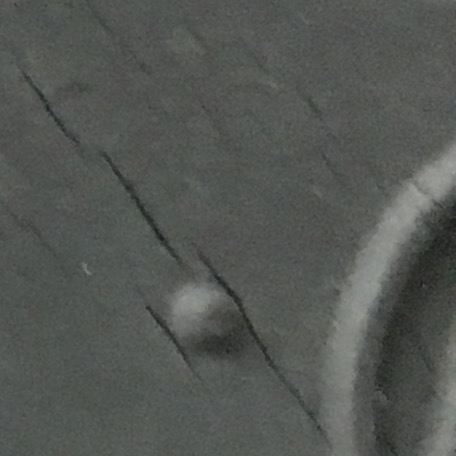
#> input picture defect_data/defective_train/Defective (141).jpg, 456 x 456 px; its folder holds only this picture in this run
$ python make_mask.py
#> lines starting #> are read from the running program, lines starting #| are printed output that depends on the picture; after the words box and inside, x2 and y2 are one past the last pixel; in counts of white or black regions, pixels touching at a corner belong together
import os
import cv2
import numpy as np

def create_crack_mask(image_path):
    img = cv2.imread(image_path)
#> img is the input picture: shape (456, 456, 3); mean B, G, R 83.8, 87.1, 84.3
    gray = cv2.cvtColor(img, cv2.COLOR_BGR2GRAY)

    # 1. CLAHE로 대비 향상 (clipLimit 증가)
    clahe = cv2.createCLAHE(clipLimit=4.0, tileGridSize=(8, 8))
    gray = clahe.apply(gray)
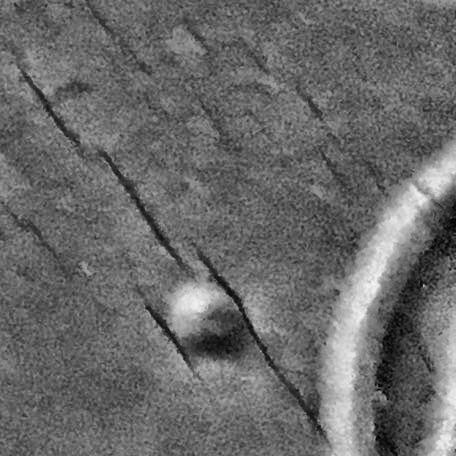
#> gray: shape (456, 456); min 5, max 241, mean 105.3

    # 2. Gaussian Blur로 노이즈 제거 (커널 크기 조정)
    blurred = cv2.GaussianBlur(gray, (5, 5), 0)

    # 3. Adaptive Thresholding 적용
    binary = cv2.adaptiveThreshold(blurred, 255, cv2.ADAPTIVE_THRESH_GAUSSIAN_C, cv2.THRESH_BINARY, 11, 2)
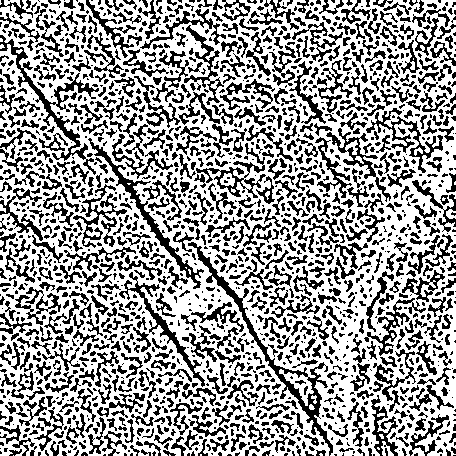
#> binary: shape (456, 456); 61.7% white; 1726 black regions (886 under 20 px), largest, box (x1, y1, x2, y2) and area: (188, 242, 333, 456) 2039, (0, 35, 99, 175) 1646, (88, 138, 204, 289) 1276

    # 4. Canny Edge Detection 최적화
    edges = cv2.Canny(binary, threshold1=10, threshold2=50)
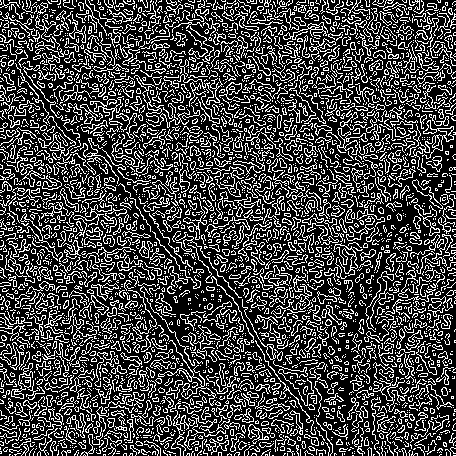
#> edges: shape (456, 456); 26.9% white in thin lines or dots

    # 5. Morphological Closing으로 균열 연결 (iterations 증가)
    kernel = np.ones((3, 3), np.uint8)
    closed = cv2.morphologyEx(edges, cv2.MORPH_CLOSE, kernel, iterations=3)
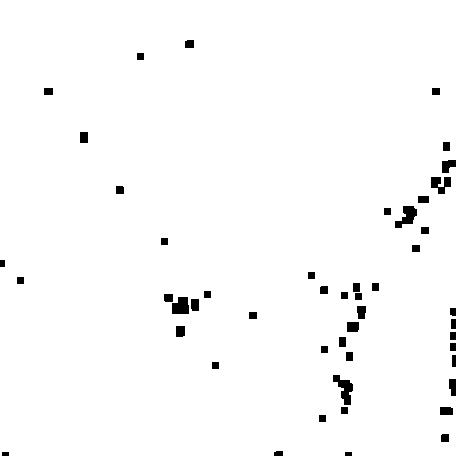
#> closed: shape (456, 456); 98.2% white; 49 black regions, largest, box (x1, y1, x2, y2) and area: (333, 375, 353, 405) 295, (395, 206, 417, 228) 263, (172, 297, 189, 314) 245

    # 6. Morphological Dilation 추가하여 균열 강조
    kernel_dilate = np.ones((3, 3), np.uint8)
    dilated = cv2.dilate(closed, kernel_dilate, iterations=1)
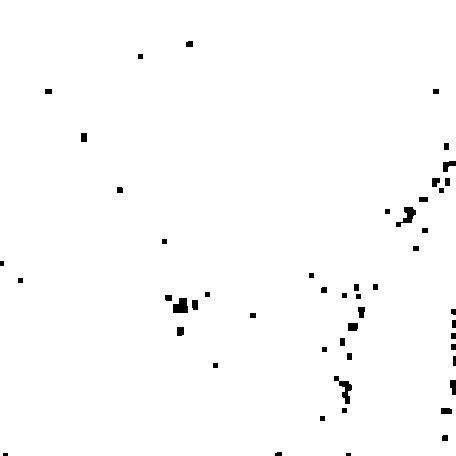
#> dilated: shape (456, 456); 98.9% white; 51 black regions (2 under 20 px), largest, box (x1, y1, x2, y2) and area: (334, 376, 352, 404) 189, (173, 298, 188, 313) 181, (396, 207, 416, 227) 173

    # 7. 바이너리 마스크 생성
    mask = np.where(dilated > 0, 255, 0).astype(np.uint8)
    return mask

def generate_masks(image_dir, mask_dir):
    os.makedirs(mask_dir, exist_ok=True)
    for filename in os.listdir(image_dir):
        if filename.lower().endswith(('.png', '.jpg', '.jpeg')):
            image_path = os.path.join(image_dir, filename)
            mask = create_crack_mask(image_path)
            save_path = os.path.join(mask_dir, os.path.splitext(filename)[0] + ".png")
            cv2.imwrite(save_path, mask)
            print(f"Saved mask to {save_path}")

def main():
    base_path = "defect_data"
    target_folders = "defective_train"

    image_dir = os.path.join(base_path, target_folders)
    mask_dir = os.path.join(base_path, "defective_train_mask")

    if os.path.exists(image_dir):
        print(f"Processing {image_dir} ...")
        generate_masks(image_dir, mask_dir)
    else:
        print(f"Skipped: {image_dir} does not exist")

if __name__ == "__main__":
    main()

$ run again, on defect_data/defective_train/Defective (274).jpg
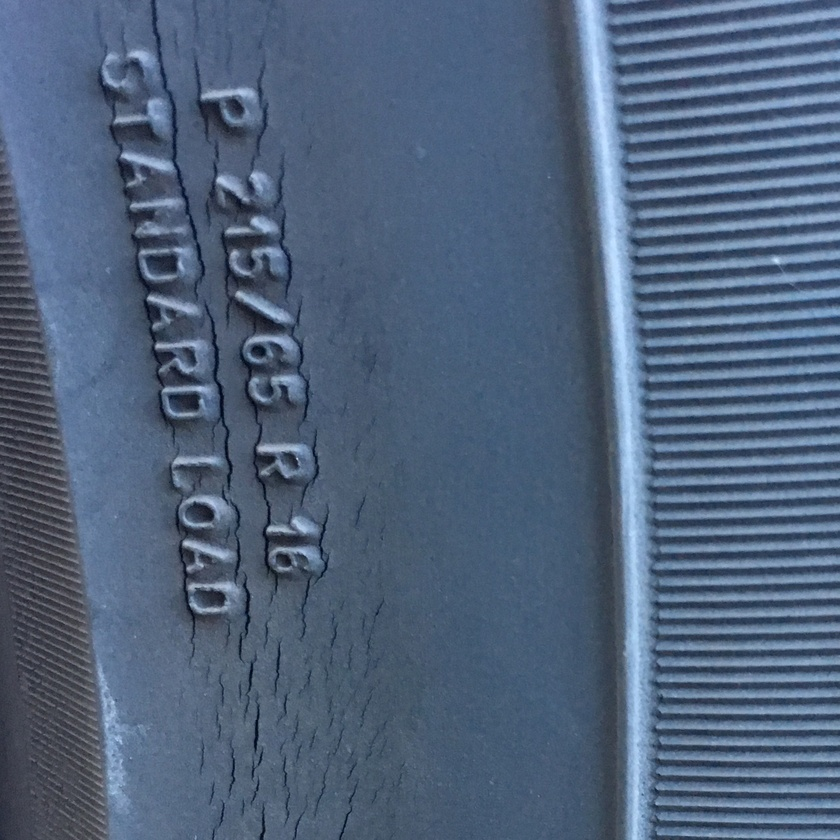
#> input picture defect_data/defective_train/Defective (274).jpg, 840 x 840 px, shrunk from 1863 x 1863 before the run
#> in create_crack_mask, img is the input picture: shape (840, 840, 3); mean B, G, R 123.9, 98.8, 80.3
#> in create_crack_mask, `binary = cv2.adaptiveThreshold(blurred, 255, cv2.ADAPTIVE_THRESH_GAUSS..`:
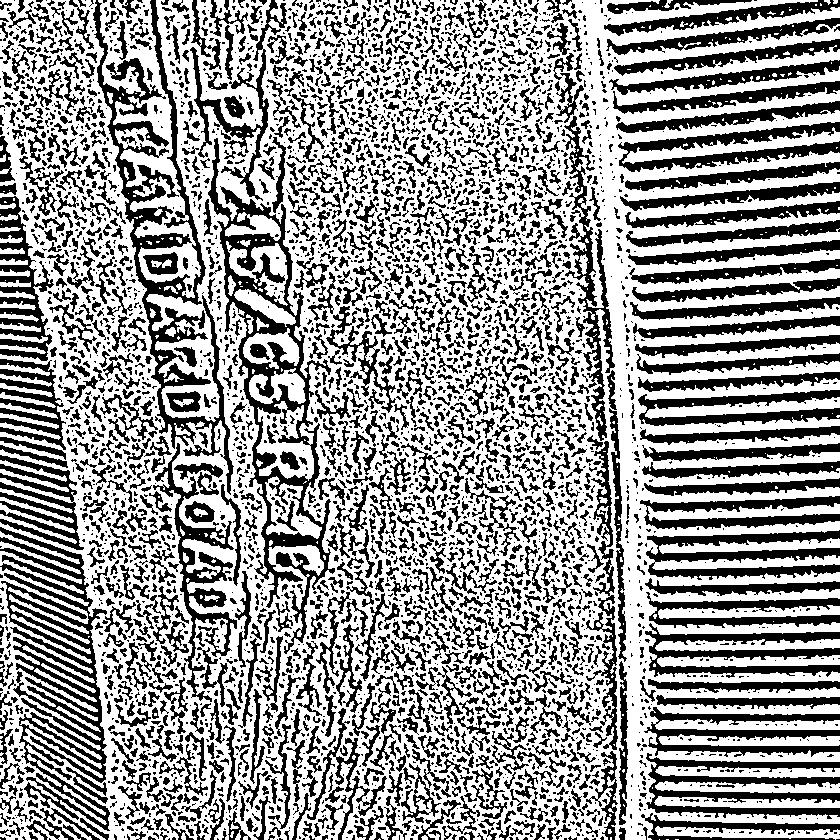
#> binary: shape (840, 840); 59.9% white; 4372 black regions (2687 under 20 px), largest, box (x1, y1, x2, y2) and area: (208, 138, 335, 654) 12045, (0, 527, 110, 831) 11804, (93, 0, 234, 495) 11367
#> edges: shape (840, 840); 21.5% white in thin lines or dots
#> closed: shape (840, 840); 83.1% white; 663 black regions, largest, box (x1, y1, x2, y2) and area: (633, 206, 805, 281) 4949, (637, 316, 840, 351) 3406, (596, 148, 634, 352) 3304
#> in create_crack_mask, `dilated = cv2.dilate(closed, kernel_dilate, iterations=1)`:
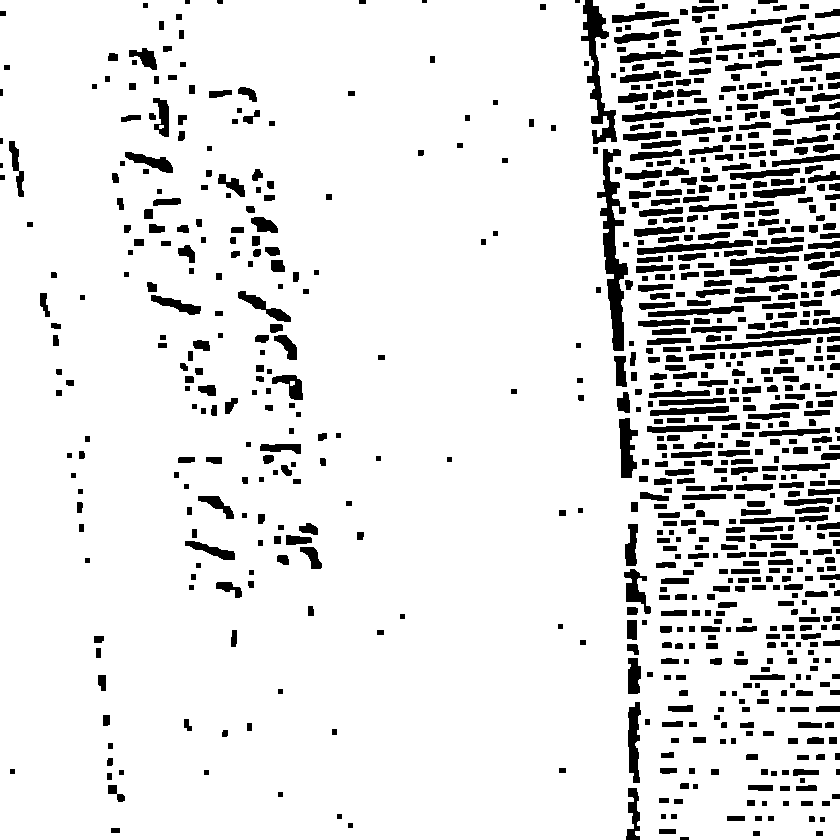
#> dilated: shape (840, 840); 88.8% white; 849 black regions (6 under 20 px), largest, box (x1, y1, x2, y2) and area: (597, 149, 628, 351) 2534, (581, 0, 617, 144) 1772, (619, 418, 638, 478) 748

$ run again, on defect_data/defective_train/Defective (292).jpg
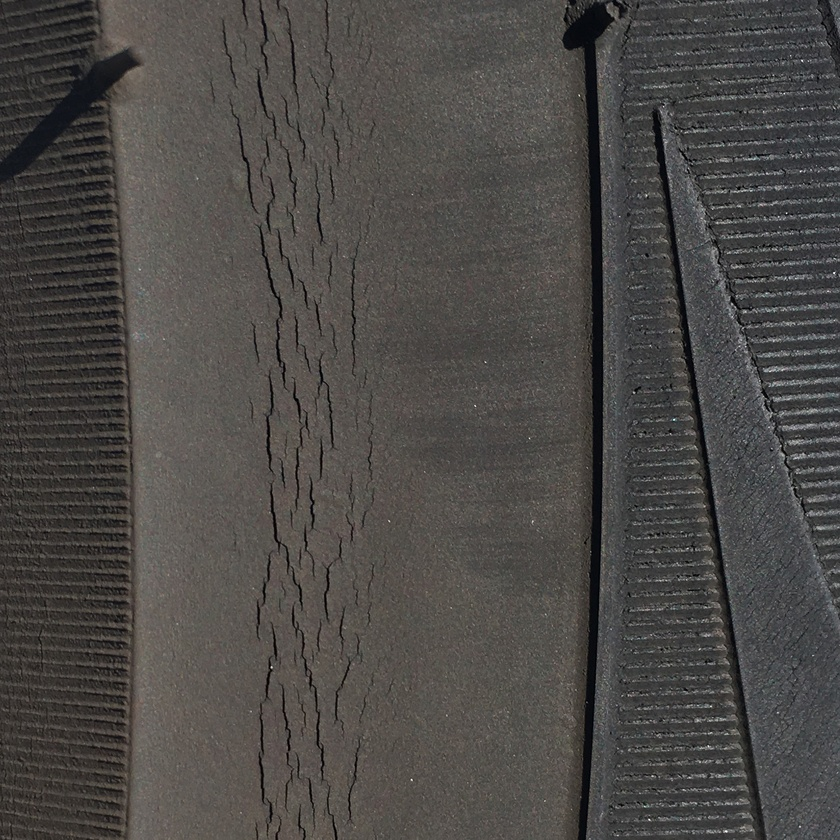
#> input picture defect_data/defective_train/Defective (292).jpg, 840 x 840 px, shrunk from 1614 x 1614 before the run
#> in create_crack_mask, img is the input picture: shape (840, 840, 3); mean B, G, R 70.9, 73.4, 76
#> in create_crack_mask, `binary = cv2.adaptiveThreshold(blurred, 255, cv2.ADAPTIVE_THRESH_GAUSS..`:
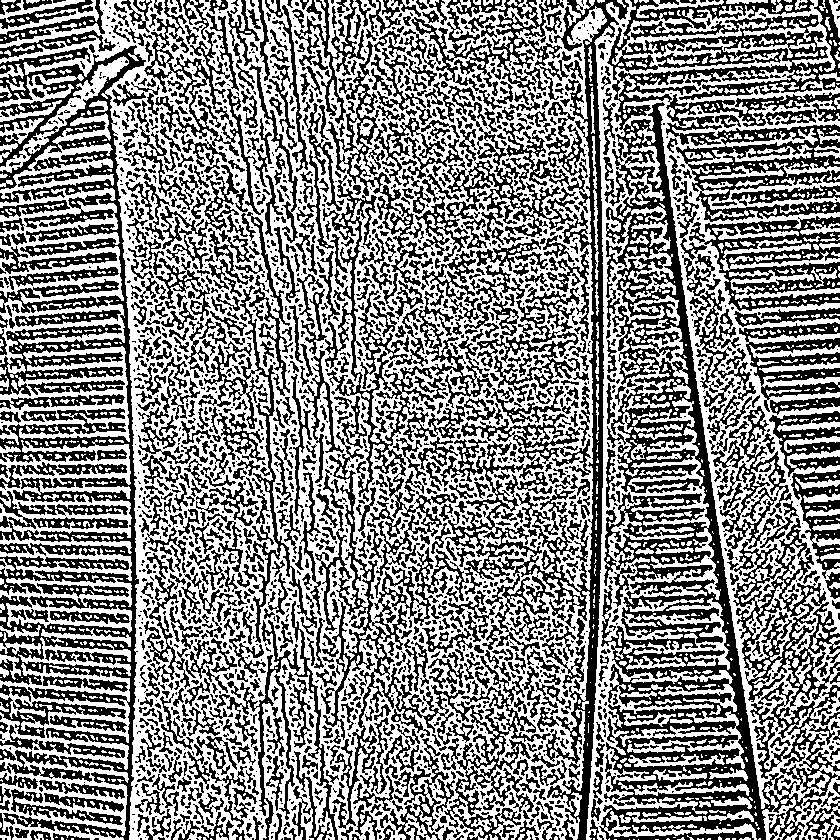
#> binary: shape (840, 840); 53.3% white; 2428 black regions (1394 under 20 px), largest, box (x1, y1, x2, y2) and area: (599, 0, 840, 840) 63684, (0, 45, 146, 840) 35723, (440, 0, 629, 840) 16339
#> edges: shape (840, 840); 28% white in thin lines or dots
#> closed: shape (840, 840); 98.8% white; 104 black regions, largest, box (x1, y1, x2, y2) and area: (733, 676, 745, 712) 306, (745, 762, 757, 788) 231, (102, 62, 120, 77) 209
#> in create_crack_mask, `dilated = cv2.dilate(closed, kernel_dilate, iterations=1)`:
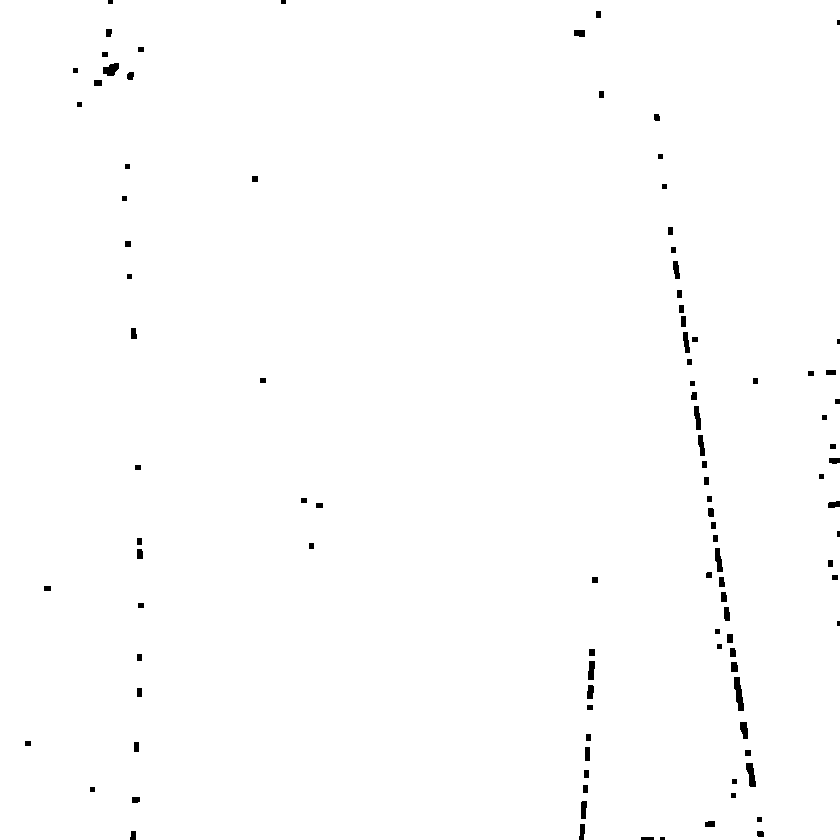
#> dilated: shape (840, 840); 99.3% white; 104 black regions (5 under 20 px), largest, box (x1, y1, x2, y2) and area: (734, 677, 744, 711) 214, (746, 763, 756, 787) 159, (103, 63, 119, 76) 147

$ run again, on defect_data/defective_train/Defective (303).jpg
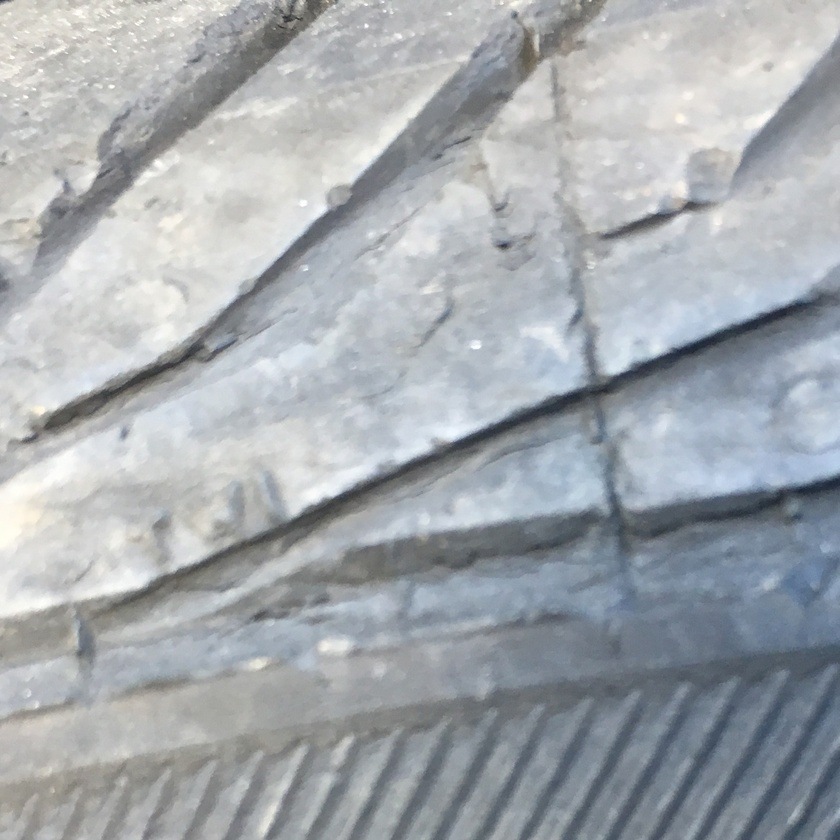
#> input picture defect_data/defective_train/Defective (303).jpg, 840 x 840 px, shrunk from 1786 x 1786 before the run
#> in create_crack_mask, img is the input picture: shape (840, 840, 3); mean B, G, R 174.9, 170.5, 165.5
#> in create_crack_mask, `binary = cv2.adaptiveThreshold(blurred, 255, cv2.ADAPTIVE_THRESH_GAUSS..`:
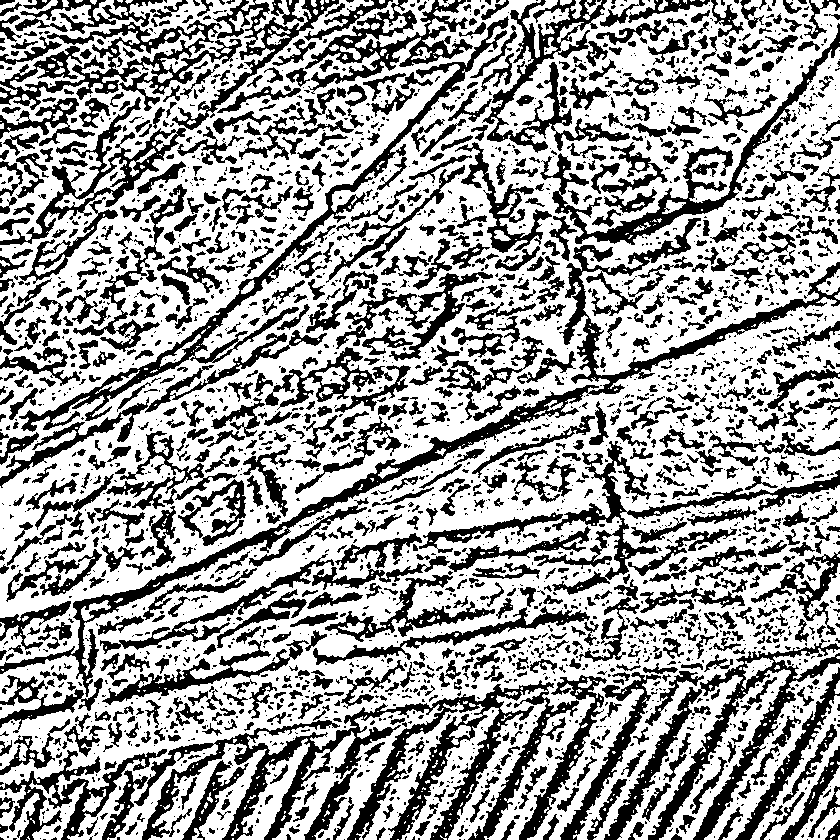
#> binary: shape (840, 840); 62.7% white; 3036 black regions (1989 under 20 px), largest, box (x1, y1, x2, y2) and area: (134, 680, 579, 840) 16764, (0, 218, 840, 697) 13739, (604, 639, 840, 840) 8192
#> edges: shape (840, 840); 18.4% white in thin lines or dots
#> closed: shape (840, 840); 73.5% white; 1064 black regions (1 under 20 px), largest, box (x1, y1, x2, y2) and area: (432, 482, 560, 531) 2741, (276, 448, 389, 516) 2730, (595, 299, 686, 374) 2500
#> in create_crack_mask, `dilated = cv2.dilate(closed, kernel_dilate, iterations=1)`:
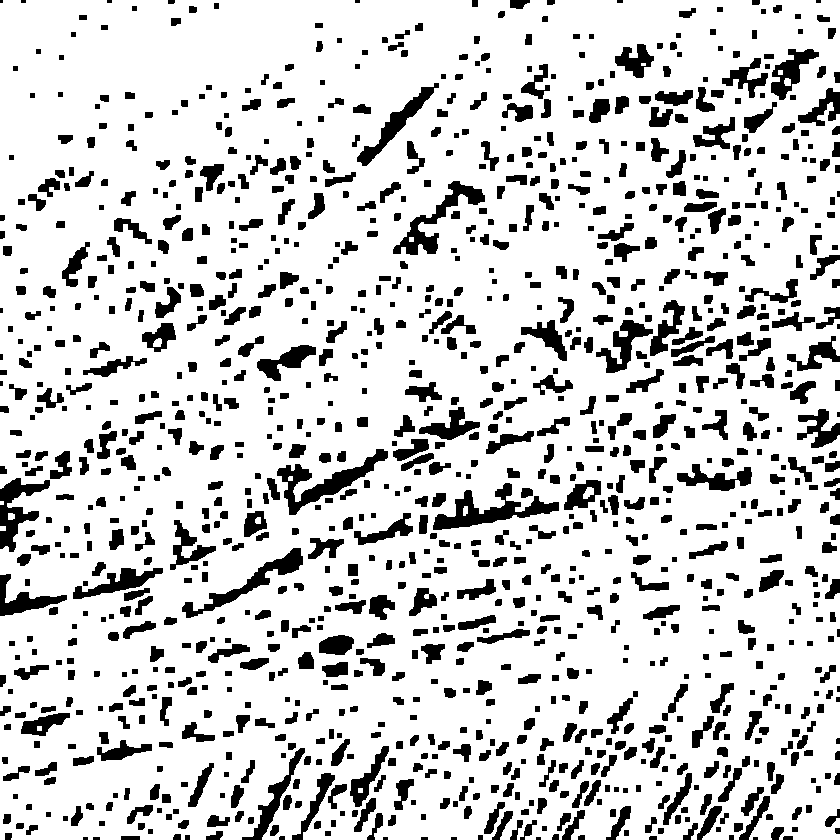
#> dilated: shape (840, 840); 82% white; 1206 black regions (18 under 20 px), largest, box (x1, y1, x2, y2) and area: (433, 483, 559, 530) 2073, (277, 449, 388, 515) 1993, (393, 181, 485, 255) 1663
